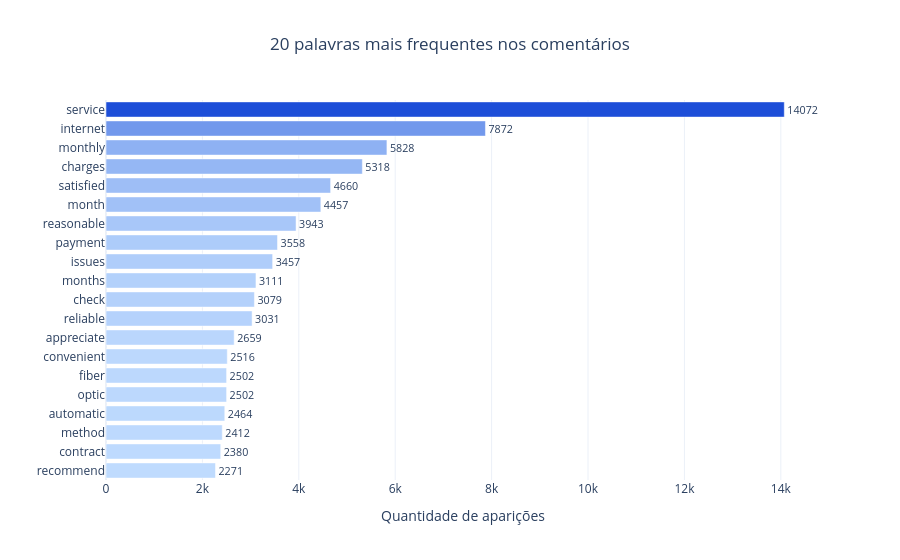

Here is the notebook cell this chart was saved with:
### Code cell
from sklearn.feature_extraction.text import CountVectorizer


# Seleciona os comentários dos clientes
comentarios = df_gold["FeedbackCliente"].dropna().astype(str)

# Palavras extras que não queremos mostrar no gráfico
palavras_ignoradas = [
    "customer",
    "customers",
    "company",
    "provider",
    "overall",
    "experience",
    "com",
    "a",
    "e"
]

# Separa as palavras e remove palavras comuns em inglês
vetorizador = CountVectorizer(stop_words="english")
matriz_palavras = vetorizador.fit_transform(comentarios)

# Conta quantas vezes cada palavra aparece
frequencias = matriz_palavras.sum(axis=0).A1
palavras = vetorizador.get_feature_names_out()

# Cria uma tabela com as palavras e suas frequências
df_palavras = pd.DataFrame({
    "Palavra": palavras,
    "Frequência": frequencias
})

# Remove as palavras extras da lista de exclusão
df_palavras = df_palavras[
    ~df_palavras["Palavra"].isin(palavras_ignoradas)
]

# Seleciona as 20 palavras mais frequentes
top_20 = (
    df_palavras
    .nlargest(20, "Frequência")
    .sort_values("Frequência", ascending=True)
)

# Cria o gráfico de barras
fig = px.bar(
    top_20,
    x="Frequência",
    y="Palavra",
    orientation="h",
    text="Frequência",
    color="Frequência",
    color_continuous_scale=["#BFDBFE", "#1D4ED8"],
    title="20 palavras mais frequentes nos comentários",
    labels={
        "Palavra": "Palavra",
        "Frequência": "Quantidade de aparições"
    },
    template="plotly_white"
)

fig.update_traces(textposition="outside")

fig.update_layout(
    title_x=0.5,
    coloraxis_showscale=False,
    xaxis_title="Quantidade de aparições",
    yaxis_title=""
)

fig.show()

### Figure 1 — Plotly figure (JSON) as saved in the notebook; plotly's stock layout.template omitted (floating-point values rounded to 4 significant figures)
{"data": [{"hovertemplate": "Quantidade de aparições=%{marker.color}<br>Palavra=%{y}<extra></extra>", "legendgroup": "", "marker": {"color": [2271, 2380, 2412, 2464, 2502, 2502, 2516, 2659, 3031, 3079, 3111, 3457, 3558, 3943, 4457, 4660, 5318, 5828, 7872, 14072], "coloraxis": "coloraxis", "pattern": {"shape": ""}}, "name": "", "orientation": "h", "showlegend": false, "text": [2271.0, 2380.0, 2412.0, 2464.0, 2502.0, 2502.0, 2516.0, 2659.0, 3031.0, 3079.0, 3111.0, 3457.0, 3558.0, 3943.0, 4457.0, 4660.0, 5318.0, 5828.0, 7872.0, 14070.0], "textposition": "outside", "type": "bar", "x": [2271, 2380, 2412, 2464, 2502, 2502, 2516, 2659, 3031, 3079, 3111, 3457, 3558, 3943, 4457, 4660, 5318, 5828, 7872, 14072], "xaxis": "x", "y": ["recommend", "contract", "method", "automatic", "optic", "fiber", "convenient", "appreciate", "reliable", "check", "months", "issues", "payment", "reasonable", "month", "satisfied", "charges", "monthly", "internet", "service"], "yaxis": "y"}], "layout": {"barmode": "relative", "coloraxis": {"autocolorscale": false, "colorbar": {"title": {"text": "Quantidade de aparições"}}, "colorscale": [[0, "#BFDBFE"], [1, "#1D4ED8"]], "showscale": false}, "legend": {"tracegroupgap": 0}, "title": {"text": "20 palavras mais frequentes nos comentários", "x": 0.5}, "xaxis": {"anchor": "y", "domain": [0, 1], "title": {"text": "Quantidade de aparições"}}, "yaxis": {"anchor": "x", "domain": [0, 1], "title": {"text": ""}}}}
